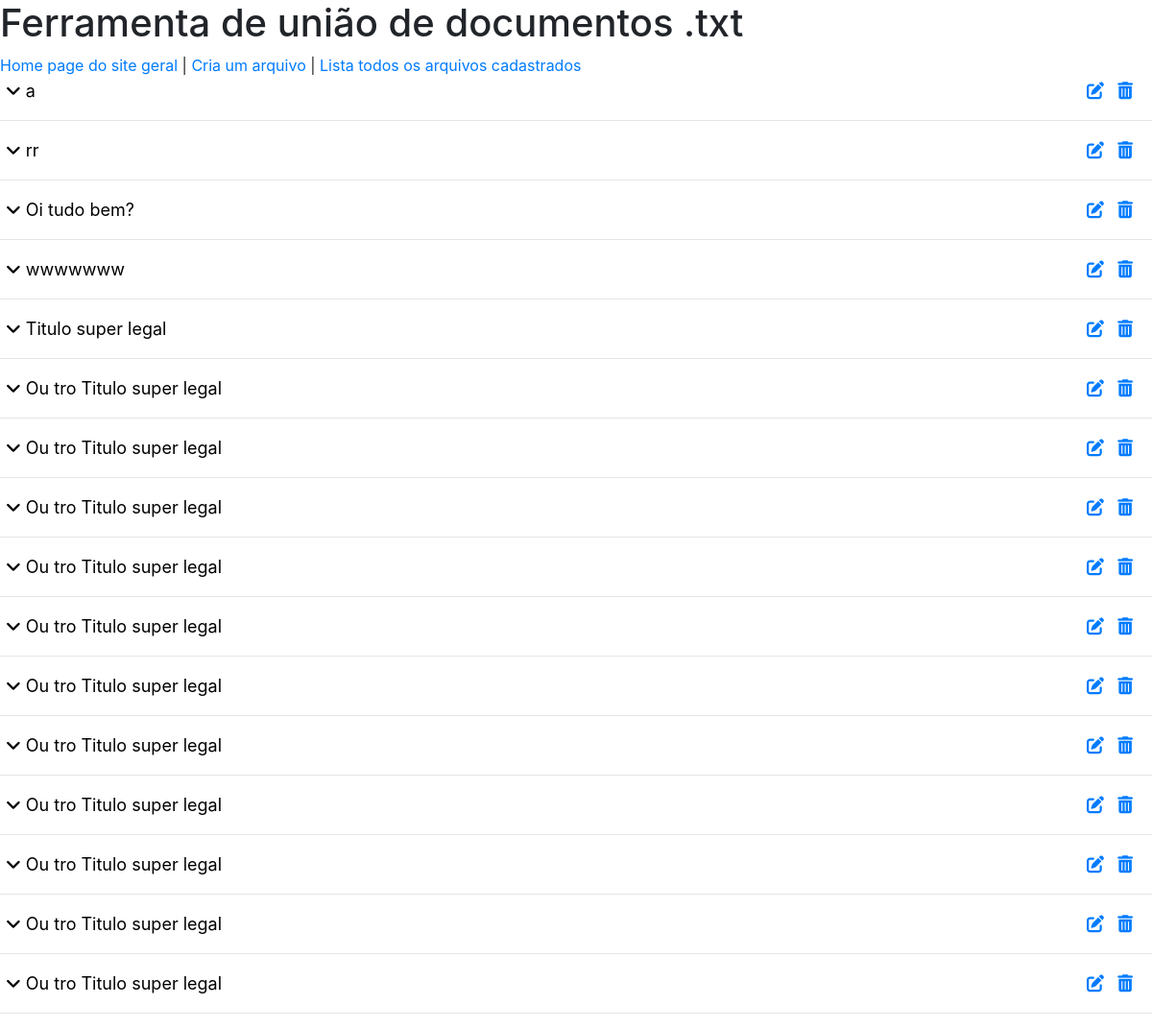
Screenshot of /arquivos/lista/ with the database file from the repository.
### Trab2/arquivos/models.py (models this page shows)
class Texto(models.Model):
    conteudo = models.CharField(max_length = 1000, default="")
    data =  models.CharField(max_length = 10,verbose_name='Data de criação',default="")
    titulo = models.CharField(max_length=100, help_text = "Entre com o titulo",default="")

### Trab2/arquivos/views.py (the view)
# urls.py: path('lista/', views.ArquivoListView.as_view(),   name='lista-arquivo'),
class ArquivoListView(View):
    def get(self, request, *args, **kwargs):
        textos = Texto.objects.all()
        context = {
            'textos': textos,
        }
        return render(request, 'arquivos/listaArquivos.html', context)

### Trab2/arquivos/templates/arquivos/listaArquivos.html (shortened to what this page needs)
{% extends 'arquivos/base.html' %}
{% block content %}
<link href="../../static/css/lista.css" rel="stylesheet">
  {% for texto in textos %}
  <button type="button" class="collapsible"><i class="fa fa-angle-down"></i> {{texto.titulo}}
     <a class="edita" href="{% url 'arquivos:atualiza-arquivo' pk=texto.id %}" ><i class="fas fa-edit"></i> </a>
    <a class="apaga" href="{% url 'arquivos:apaga-arquivo' pk=texto.id %}" ><i class="fas fa-trash-alt"></i></a>
  </button>
  <hr class="hr_solid">
  {% endfor %}
{% endblock %}

### Trab2/arquivos/templates/arquivos/base.html (shortened to what this page needs)
{% load static %}
<!DOCTYPE html>
<html lang="br" dir="ltr">
  <head>
    <link rel="stylesheet" href="https://cdn.jsdelivr.net/npm/bootstrap@4.5.3/dist/css/bootstrap.min.css">
  </head>
  <body>
    <h1>Ferramenta de união de documentos .txt</h1>
    <a href="">Home page do site geral</a> |
    <a href="{% url 'arquivos:cria-arquivo'%}">Cria um arquivo</a> |
    <a href="{% url 'arquivos:lista-arquivo'%}">Lista todos os arquivos cadastrados</a>
    {% block content %}{% endblock %}
  </body>
</html>

### Trab2/arquivos/static/css/lista.css (style rules this page uses)
.collapsible { background-color: #fff; color: black; cursor: pointer; width: 100%; border: none; text-align: left; outline: none; font-size: 18px; }
.edita { position: absolute; right:50px; }
.apaga { position: absolute; right:20px; }

### rows the page displays
Texto: titulo "a"
Texto: titulo "rr"
Texto: titulo "Oi tudo bem?"
Texto: titulo "wwwwwww"
Texto: titulo "Titulo super legal"
Texto: titulo "Ou tro Titulo super legal"
Texto: titulo "Ou tro Titulo super legal"
Texto: titulo "Ou tro Titulo super legal"
Texto: titulo "Ou tro Titulo super legal"
Texto: titulo "Ou tro Titulo super legal"
Texto: titulo "Ou tro Titulo super legal"
Texto: titulo "Ou tro Titulo super legal"
Texto: titulo "Ou tro Titulo super legal"
Texto: titulo "Ou tro Titulo super legal"
Texto: titulo "Ou tro Titulo super legal"
Texto: titulo "Ou tro Titulo super legal"
